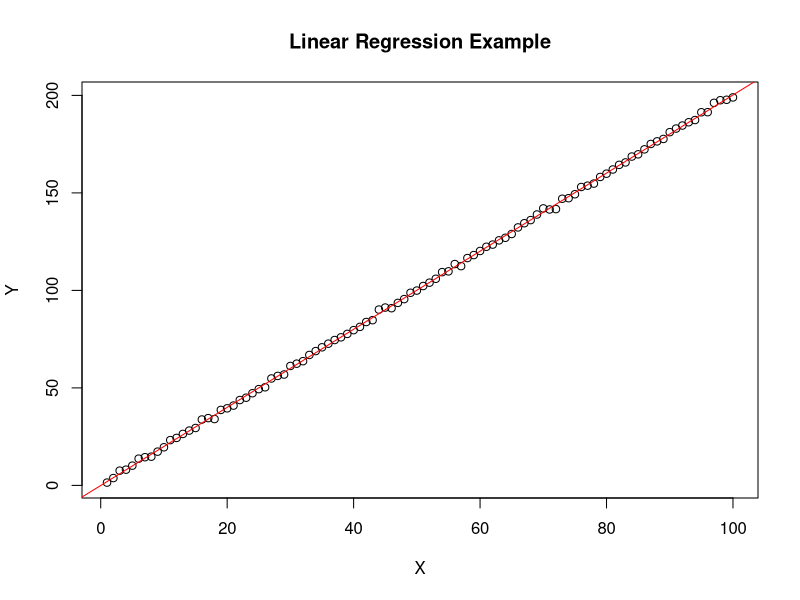

R code for this plot:
## ---- chunk 1
# Generate some random data
set.seed(123)
x <- 1:100
y <- 2*x + rnorm(100)

# Perform linear regression
model <- lm(y ~ x)

# Print summary of the regression
summary(model)

# Plot the data and regression line
plot(x, y, main="Linear Regression Example", xlab="X", ylab="Y")
abline(model, col="red")

